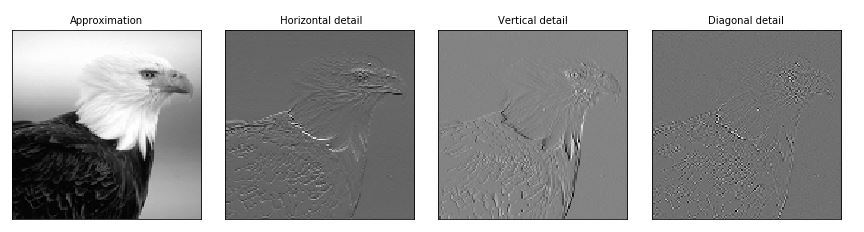

Python code for this plot:
# -*- coding: utf-8 -*-
"""
Created on Wed Feb 26 02:01:51 2020

@author: SAKSHAM
"""

import numpy as np
import matplotlib.pyplot as plt
import pywt
import pywt.data
from PIL import Image
import cv2


##############################################################################################################
# For calculating image energy of given image----------------------------------------------------------------

def calc_energy_map(img):
        energy = np.absolute(cv2.Scharr(img, -1, 1, 0)) + np.absolute(cv2.Scharr(img, -1, 0, 1))
    #    print(energy.shape)
        return energy
##############################################################################################################   
        
##############################################################################################################
# For calculating total energy of the givan image--------------------------------------------------  
def img_energy(img):
    en = calc_energy_map(img)   # calling energy map function
    return np.sum(en)
##############################################################################################################   
    


############################################################################################################## 
# Load image
im = Image.open('eagle.tif')    # importing the image
img = np.array(im)              # convert to array

print(img_energy(img))
############################################################################################################## 



##############################################################################################################     
# L1
# Wavelet transform of image, and plot approximation and details
titles = ['Approximation', ' Horizontal detail',
          'Vertical detail', 'Diagonal detail']
coeffs2 = pywt.dwt2(img, 'bior1.3')
LL, (LH, HL, HH) = coeffs2
fig = plt.figure(figsize=(12, 3))
for i, a in enumerate([LL, LH, HL, HH]):
    ax = fig.add_subplot(1, 4, i + 1)
    ax.imshow(a, interpolation="nearest", cmap=plt.cm.gray)   # Plotting results
    ax.set_title(titles[i], fontsize=10)
    ax.set_xticks([])
    ax.set_yticks([])

fig.tight_layout()
plt.show()
############################################################################################################## 

############################################################################################################## 
# Inverse  transform for getting the image back
inverse_transform = pywt.idwt2((LL, (LH, HL, HH)), 'bior1.3')
inverse_transform =  inverse_transform.astype(int)
inverse_transform  = np.array(inverse_transform, dtype=np.uint8)
print(img_energy(inverse_transform))
cv2.imshow('image',inverse_transform)
cv2.waitKey(0)

############################################################################################################## 



############################################################################################################## 
#level 2

coeffs22 = pywt.dwt2(LL, 'bior1.3')      # Performing dwt to LL

inverse_transform2 = pywt.idwt2(coeffs22, 'bior1.3')    # Applying the inverse transform
inverse_transform2 =  inverse_transform2.astype(int)     # Converting to integer array
inverse_transform2  = np.array(inverse_transform2, dtype=np.uint8)
print(img_energy(inverse_transform2))
cv2.imshow('image',inverse_transform2)
cv2.waitKey(0)
############################################################################################################## 
